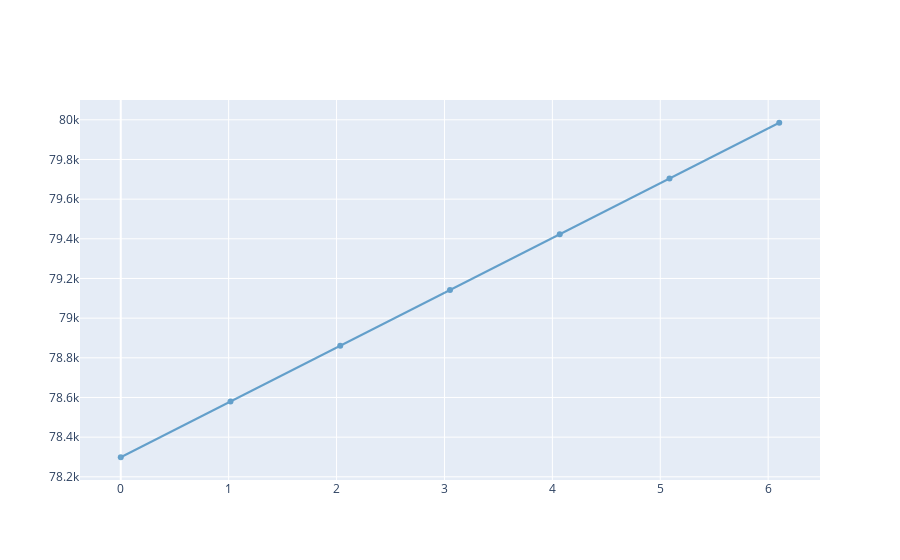

The notebook cell saved with this chart:
### Code cell
df = united_states_cases_
X = united_states_cases_.index.values.reshape(-1, 1)

# fitting the data
model = LinearRegression()
model.fit(X, df['Cases'])
test = np.array([299,300,301,302,303,304,305]).reshape(-1,1)

x_range = np.linspace(X.min(), X.max(), 293)
y_range_test = model.predict(test)

# Plot using plotly
fig = go.Figure()
cols = plotly.colors.DEFAULT_PLOTLY_COLORS

# fig.add_trace(
#     go.Scatter(
#         x=df.index,
#         y=df['Cases'],
#         opacity=0.65,
#         name="Cases",
#         mode="markers",
#         line=dict(width=2, color=cols[0]),
#     ))
fig.add_trace(
    go.Scatter(
        x=x_range,
        y=y_range_test,
        opacity=0.65,
        name='Regression Fit',
        line=dict(width=2, color=cols[0]),
    ))

fig.show()

# plt.plot(test.squeeze(), df[0], 'o')
# plt.plot(test.squeeze(), y_range_test);

### Figure 1 — Plotly figure (JSON) as saved in the notebook; plotly's stock layout.template omitted (floating-point values rounded to 4 significant figures; data arrays with more than 128 entries replaced by an {"elided": "..."} marker saying what was removed)
{"data": [{"line": {"color": "rgb(31, 119, 180)", "width": 2}, "name": "Regression Fit", "opacity": 0.65, "type": "scatter", "x": {"elided": "293 float values"}, "y": [78300.0, 78580.0, 78860.0, 79140.0, 79420.0, 79700.0, 79990.0]}], "layout": {}}
